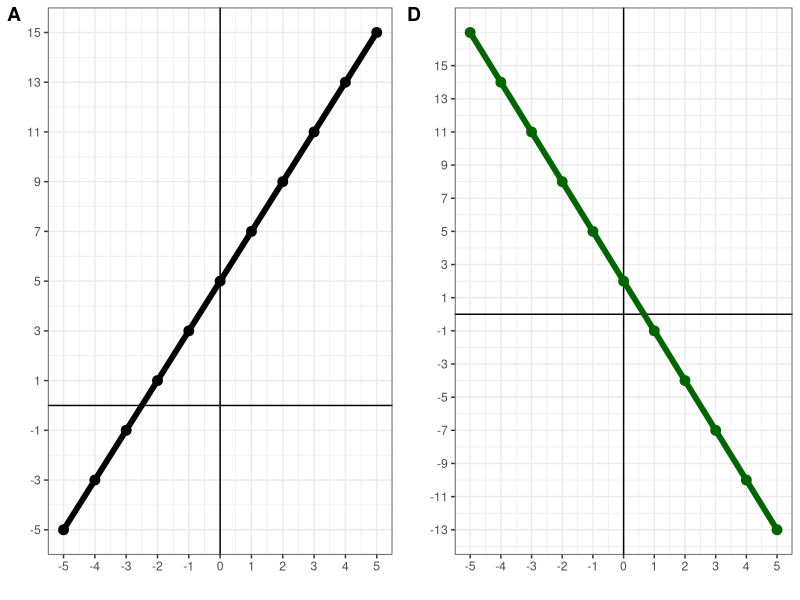

This chart was generated by the following R code:
## ---- chunk 1
knitr::opts_chunk$set(echo = TRUE,message=FALSE,warning=FALSE)

library(tidyverse)
## ---- chunk 2

x=seq(-5,5)

y=2*x+5

u=-3*x+2

p1<-ggplot()+
  geom_hline(yintercept=0)+
  geom_vline(xintercept = 0)+
  geom_point(aes(x=x,y=y),size=3,color="black")+
  geom_line(aes(x=x,y=y),size=2,color="black")+
  theme_bw()+
  theme(axis.line = element_blank())+
  scale_y_continuous(breaks=seq(-5,15,2))+
  scale_x_continuous(breaks=seq(-5,5,by=1))+
  labs(x="",y="")

p4<-ggplot()+
  geom_hline(yintercept=0)+
  geom_vline(xintercept = 0)+
  geom_point(aes(x=x,y=u),size=3,color="darkgreen")+
  geom_line(aes(x=x,y=u),size=2,color="darkgreen")+
  theme_bw()+
  theme(axis.line = element_blank())+
  scale_y_continuous(breaks=seq(-15,15,2))+
  scale_x_continuous(breaks=seq(-5,5,by=1))+
  labs(x="",y="")

cowplot::plot_grid(p1,p4,labels=c("A","D"))
